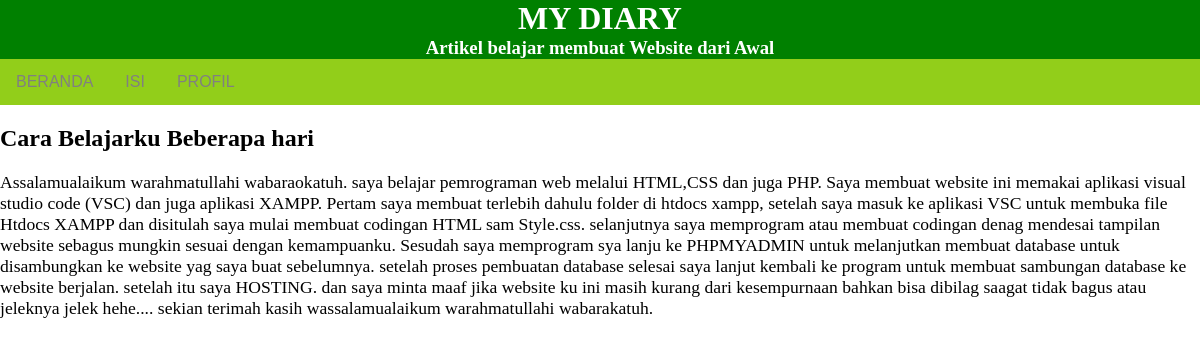
The app's page /index.php?page=about with its own data.
### tables this page shows
CREATE TABLE `erniartikel` (
  `id` smallint(40) NOT NULL,
  `judul` varchar(255) NOT NULL,
  `isi` varchar(5000) NOT NULL
);

### about.php (the view)
<?php
 include "koneksi.php";
 $sql = "SELECT * FROM erniartikel";
 $hasil = mysqli_query($koneksi, $sql);
 while($row = mysqli_fetch_assoc($hasil)){
 ?>
<div class="page">
 <h2><?= $row["judul"];  ?></h2>
 <p><?=$row["isi"];?></p>
 </div>
<?php
 }
?>

### index.php (shortened to what this page needs)
<!DOCTYPE html>
<html lang="en">
<head>
    <link rel="stylesheet" href="style.css" type="text/css">
</head>
<body>
    <header>
        <h1 class="title">MY DIARY</h1>
        <h3 class="desc">Artikel belajar membuat Website dari Awal</h3>
        <nav id="navigation">
            <ul>
                <li><a href="index.php?page=home">BERANDA</a></li>
                <li><a href="index.php?page=about">ISI</a></li>
                <li><a href="index.php?page=contact">PROFIL</a></li>
            </ul>
        </nav>
    </header>
    <div id="contents">
        <?php
        if(isset($_GET['page'])){
            $page = $_GET['page'];
            switch ($page) {
                case 'about':
                include "about.php";
                break;
            }
        }
        ?>
    </div>
</body>
</html>

### style.css (style rules this page uses)
header h1.title, header h3.desc { text-align: center; color: white; background-color: green; margin: auto; }
body { width: 100%; margin: auto; }
.page { position: relative; }
a:link { color: gray; }
p { font-size: 110%; color: black; }
#contents { float: center; }
ul { list-style-type: none; margin: 0; padding: 0; overflow: hidden; background-color: rgb(146, 206, 26); font-family: sans-serif; }
li { float: left; }
li a { display: block; color: white; text-align: center; padding: 14px 16px; text-decoration: none; }

### records on screen
erniartikel: judul "Cara Belajarku Beberapa hari", isi "Assalamualaikum warahmatullahi wabaraokatuh. saya belajar pemrograman web melalui HTML,CSS dan juga PHP. Saya membuat website ini memakai aplikasi visual studio code (VSC) dan juga aplikasi XAMPP. Pertam saya membuat terlebih dahulu folder di htdocs xampp, setelah saya masuk ke aplikasi VSC untuk membuka file Htdocs XAMPP dan disitulah saya mulai membuat codingan HTML sam Style.css. selanjutnya saya memprogram atau membuat codingan denag mendesai tampilan website sebagus mungkin sesuai dengan kemampuanku. Sesudah saya memprogram sya lanju ke PHPMYADMIN untuk melanjutkan membuat database untuk disambungkan ke website yag saya buat sebelumnya. setelah proses pembuatan database selesai saya…"
